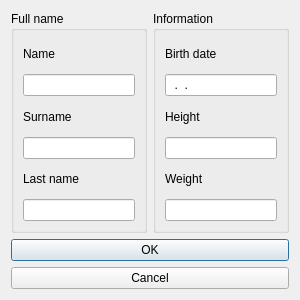
<?xml version="1.0" encoding="UTF-8"?>
<ui version="4.0">
 <class>InformationDialog</class>
 <widget class="QDialog" name="InformationDialog">
  <property name="windowModality">
   <enum>Qt::NonModal</enum>
  </property>
  <property name="geometry">
   <rect>
    <x>0</x>
    <y>0</y>
    <width>300</width>
    <height>300</height>
   </rect>
  </property>
  <property name="minimumSize">
   <size>
    <width>300</width>
    <height>300</height>
   </size>
  </property>
  <property name="maximumSize">
   <size>
    <width>300</width>
    <height>300</height>
   </size>
  </property>
  <property name="windowTitle">
   <string>InfoPanel</string>
  </property>
  <property name="windowOpacity">
   <double>0.500000000000000</double>
  </property>
  <property name="modal">
   <bool>false</bool>
  </property>
  <layout class="QGridLayout" name="gridLayout_2">
   <item row="0" column="0">
    <layout class="QGridLayout" name="gridLayout">
     <item row="0" column="2">
      <widget class="QGroupBox" name="ParametresgroupBox">
       <property name="title">
        <string>Information</string>
       </property>
       <layout class="QGridLayout" name="gridLayout_3">
        <item row="0" column="0">
         <layout class="QVBoxLayout" name="InfoVerticalLayout">
          <item>
           <widget class="QLabel" name="BirthdateLabel">
            <property name="text">
             <string>Birth date</string>
            </property>
           </widget>
          </item>
          <item>
           <widget class="QLineEdit" name="BirthdateLineEdit">
            <property name="inputMask">
             <string>00.00.0000</string>
            </property>
           </widget>
          </item>
          <item>
           <widget class="QLabel" name="HeightLabel">
            <property name="text">
             <string>Height</string>
            </property>
           </widget>
          </item>
          <item>
           <widget class="QLineEdit" name="HeightLineEdit"/>
          </item>
          <item>
           <widget class="QLabel" name="WeightLlabel">
            <property name="text">
             <string>Weight</string>
            </property>
           </widget>
          </item>
          <item>
           <widget class="QLineEdit" name="WeightLlineEdit"/>
          </item>
         </layout>
        </item>
       </layout>
      </widget>
     </item>
     <item row="0" column="1">
      <widget class="QGroupBox" name="FullNamegroupBox">
       <property name="title">
        <string>Full name</string>
       </property>
       <layout class="QGridLayout" name="gridLayout_4">
        <item row="0" column="0">
         <layout class="QVBoxLayout" name="NameVerticalLayout">
          <item>
           <widget class="QLabel" name="NameLabel">
            <property name="text">
             <string>Name</string>
            </property>
           </widget>
          </item>
          <item>
           <widget class="QLineEdit" name="NameLineEdit"/>
          </item>
          <item>
           <widget class="QLabel" name="SurnameLabel">
            <property name="text">
             <string>Surname</string>
            </property>
           </widget>
          </item>
          <item>
           <widget class="QLineEdit" name="SurnameLineEdit"/>
          </item>
          <item>
           <widget class="QLabel" name="LastnameLabel">
            <property name="text">
             <string>Last name</string>
            </property>
           </widget>
          </item>
          <item>
           <widget class="QLineEdit" name="LastnameLineEdit"/>
          </item>
         </layout>
        </item>
       </layout>
      </widget>
     </item>
    </layout>
   </item>
   <item row="3" column="0">
    <widget class="QPushButton" name="OkpushButton">
     <property name="text">
      <string>OK</string>
     </property>
    </widget>
   </item>
   <item row="5" column="0">
    <widget class="QPushButton" name="CancelpushButton">
     <property name="text">
      <string>Cancel</string>
     </property>
    </widget>
   </item>
  </layout>
 </widget>
 <resources/>
 <connections>
  <connection>
   <sender>OkpushButton</sender>
   <signal>clicked()</signal>
   <receiver>InformationDialog</receiver>
   <slot>accept()</slot>
   <hints>
    <hint type="sourcelabel">
     <x>199</x>
     <y>248</y>
    </hint>
    <hint type="destinationlabel">
     <x>199</x>
     <y>149</y>
    </hint>
   </hints>
  </connection>
  <connection>
   <sender>CancelpushButton</sender>
   <signal>clicked()</signal>
   <receiver>InformationDialog</receiver>
   <slot>reject()</slot>
   <hints>
    <hint type="sourcelabel">
     <x>199</x>
     <y>278</y>
    </hint>
    <hint type="destinationlabel">
     <x>199</x>
     <y>149</y>
    </hint>
   </hints>
  </connection>
 </connections>
</ui>
